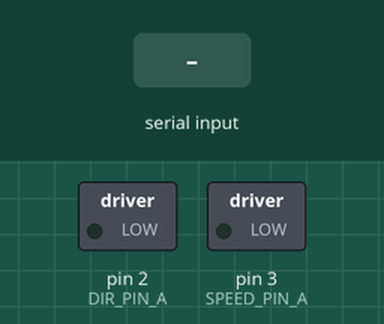
Simulated run of this sketch. Board: Arduino Uno, built with avr-gcc and run on an emulated ATmega328P. Shown: switched loads named in the sketch (green lamp = pin HIGH). The inputs (shaded band) are chosen by the test bench.

Above: at 1.2 s.
1.3 s: "1" received over Serial
At 2.5 s:
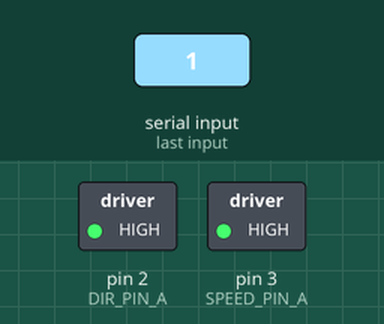
2.8 s: "2" received over Serial
At 3.7 s:
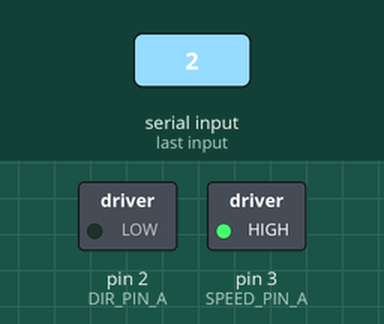
4.3 s: "3" received over Serial
At 5.4 s:
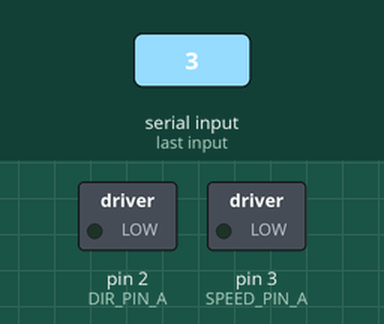
Timing chart, 0 to 7.3 s (numbered marks = the images above; inputs shaded):
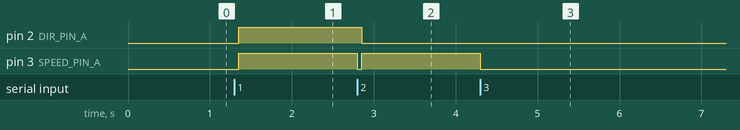

Measured:
- after the input at 1.3 s, pin 2 (DIR_PIN_A), pin 3 (SPEED_PIN_A): LOW → HIGH after 0.05 s
- after the input at 2.8 s, pin 2 (DIR_PIN_A): HIGH → LOW after 0.05 s; pin 3 (SPEED_PIN_A): HIGH → LOW at once, → HIGH 0.05 s later
- after the input at 4.3 s, pin 3 (SPEED_PIN_A): HIGH → LOW at once

The sketch:

remote_train.ino
```cpp
#define SPEED_PIN_A 3
#define DIR_PIN_A 2

#define SPEED_FULL   0xFF
#define SPEED_MEDIUM 0x10
#define SPEED_LOW    0x08
#define SPEED_STOP   0x00


#define DIR_FORWARD   HIGH
#define DIR_BACKWARDS LOW

#define FORWARD() go(SPEED_FULL, DIR_FORWARD)
#define BACKWARDS() go(SPEED_FULL, DIR_BACKWARDS)
#define STOP() go(SPEED_STOP, DIR_BACKWARDS)

char cmd;

void go(uint8_t speed, bool direction) {
  /* We need to stop the motor to stop first before changing direction */
  analogWrite(SPEED_PIN_A, 0);
  delay(50);

  digitalWrite(DIR_PIN_A, direction);
  analogWrite(SPEED_PIN_A, speed);  //set motor to run at (100/255 = 39)% duty cycle (slow)
}


void setup()
{
  pinMode(SPEED_PIN_A, OUTPUT);  //Set control pins to be outputs
  pinMode(DIR_PIN_A, OUTPUT);

  Serial.begin(9600);
}

void loop()
{
  while (!Serial.available()) ;
  cmd = Serial.read();        // read next available byte


  if( cmd == '1' ) {
    FORWARD();
    cmd = '\0';
  } else if( cmd == '2' ) {
    BACKWARDS();
    cmd = '\0';
  } else if( cmd == '3' ) {
    STOP();
    cmd = '\0';
  }
  //delay(1000);

}
```
